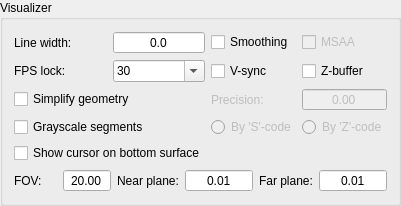
         <widget class="QGroupBox" name="grpVisualizer">
          <property name="title">
           <string>Visualizer</string>
          </property>
          <layout class="QVBoxLayout" name="verticalLayout_2">
           <item>
            <layout class="QGridLayout" name="gridLayout_5">
             <property name="horizontalSpacing">
              <number>6</number>
             </property>
             <item row="1" column="0">
              <layout class="QHBoxLayout" name="horizontalLayout_7">
               <item>
                <widget class="QLabel" name="labFpsLock">
                 <property name="text">
                  <string>FPS lock:</string>
                 </property>
                </widget>
               </item>
               <item>
                <widget class="QComboBox" name="cboFpsLock">
                 <property name="inputMethodHints">
                  <set>Qt::InputMethodHint::ImhDigitsOnly|Qt::InputMethodHint::ImhFormattedNumbersOnly</set>
                 </property>
                 <property name="editable">
                  <bool>true</bool>
                 </property>
                 <item>
                  <property name="text">
                   <string>30</string>
                  </property>
                 </item>
                 <item>
                  <property name="text">
                   <string>60</string>
                  </property>
                 </item>
                 <item>
                  <property name="text">
                   <string>120</string>
                  </property>
                 </item>
                </widget>
               </item>
              </layout>
             </item>
             <item row="4" column="0">
              <widget class="QCheckBox" name="chkShow3dCursor">
               <property name="text">
                <string>Show cursor on bottom surface</string>
               </property>
              </widget>
             </item>
             <item row="0" column="3">
              <widget class="QCheckBox" name="chkMSAA">
               <property name="enabled">
                <bool>false</bool>
               </property>
               <property name="text">
                <string>MSAA</string>
               </property>
              </widget>
             </item>
             <item row="3" column="3">
              <widget class="QRadioButton" name="radGrayscaleSegmentsByZ">
               <property name="enabled">
                <bool>false</bool>
               </property>
               <property name="text">
                <string>By 'Z'-code</string>
               </property>
               <property name="autoExclusive">
                <bool>false</bool>
               </property>
               <attribute name="buttonGroup">
                <string notr="true">grpGrayscaleSegments</string>
               </attribute>
              </widget>
             </item>
             <item row="1" column="3">
              <widget class="QCheckBox" name="chkZBuffer">
               <property name="text">
                <string>Z-buffer</string>
               </property>
              </widget>
             </item>
             <item row="2" column="2">
              <widget class="QLabel" name="lblSimpilyPrecision">
               <property name="enabled">
                <bool>false</bool>
               </property>
               <property name="text">
                <string>Precision:</string>
               </property>
              </widget>
             </item>
             <item row="0" column="0">
              <layout class="QHBoxLayout" name="horizontalLayout_4">
               <item>
                <widget class="QLabel" name="label_5">
                 <property name="text">
                  <string>Line width:</string>
                 </property>
                </widget>
               </item>
               <item>
                <widget class="QDoubleSpinBox" name="txtLineWidth">
                 <property name="alignment">
                  <set>Qt::AlignmentFlag::AlignCenter</set>
                 </property>
                 <property name="buttonSymbols">
                  <enum>QAbstractSpinBox::ButtonSymbols::NoButtons</enum>
                 </property>
                 <property name="decimals">
                  <number>1</number>
                 </property>
                 <property name="maximum">
                  <double>9.000000000000000</double>
                 </property>
                </widget>
               </item>
              </layout>
             </item>
             <item row="0" column="2">
              <widget class="QCheckBox" name="chkAntialiasing">
               <property name="text">
                <string>Smoothing</string>
               </property>
              </widget>
             </item>
             <item row="3" column="2">
              <widget class="QRadioButton" name="radGrayscaleSegmentsByS">
               <property name="enabled">
                <bool>false</bool>
               </property>
               <property name="text">
                <string>By 'S'-code</string>
               </property>
               <property name="autoExclusive">
                <bool>false</bool>
               </property>
               <attribute name="buttonGroup">
                <string notr="true">grpGrayscaleSegments</string>
               </attribute>
              </widget>
             </item>
             <item row="3" column="0">
              <widget class="QCheckBox" name="chkGrayscaleSegments">
               <property name="text">
                <string>Grayscale segments</string>
               </property>
              </widget>
             </item>
             <item row="2" column="3">
              <widget class="QDoubleSpinBox" name="txtSimplifyPrecision">
               <property name="enabled">
                <bool>false</bool>
               </property>
               <property name="alignment">
                <set>Qt::AlignmentFlag::AlignCenter</set>
               </property>
               <property name="buttonSymbols">
                <enum>QAbstractSpinBox::ButtonSymbols::NoButtons</enum>
               </property>
               <property name="decimals">
                <number>2</number>
               </property>
               <property name="maximum">
                <double>99.000000000000000</double>
               </property>
              </widget>
             </item>
             <item row="1" column="2">
              <widget class="QCheckBox" name="chkVSync">
               <property name="text">
                <string>V-sync</string>
               </property>
              </widget>
             </item>
             <item row="2" column="0">
              <widget class="QCheckBox" name="chkSimplifyGeometry">
               <property name="text">
                <string>Simplify geometry</string>
               </property>
              </widget>
             </item>
            </layout>
           </item>
           <item>
            <layout class="QHBoxLayout" name="horizontalLayout_1">
             <item>
              <widget class="QLabel" name="lblVisualizerFov">
               <property name="text">
                <string>FOV:</string>
               </property>
              </widget>
             </item>
             <item>
              <widget class="QDoubleSpinBox" name="txtFieldOfView">
               <property name="alignment">
                <set>Qt::AlignmentFlag::AlignCenter</set>
               </property>
               <property name="buttonSymbols">
                <enum>QAbstractSpinBox::ButtonSymbols::NoButtons</enum>
               </property>
               <property name="decimals">
                <number>2</number>
               </property>
               <property name="minimum">
                <double>20.000000000000000</double>
               </property>
               <property name="maximum">
                <double>179.000000000000000</double>
               </property>
              </widget>
             </item>
             <item>
              <widget class="QLabel" name="lblVisualizerNearPlane">
               <property name="text">
                <string>Near plane:</string>
               </property>
              </widget>
             </item>
             <item>
              <widget class="QDoubleSpinBox" name="txtNearPlane">
               <property name="alignment">
                <set>Qt::AlignmentFlag::AlignCenter</set>
               </property>
               <property name="buttonSymbols">
                <enum>QAbstractSpinBox::ButtonSymbols::NoButtons</enum>
               </property>
               <property name="decimals">
                <number>2</number>
               </property>
               <property name="minimum">
                <double>0.010000000000000</double>
               </property>
               <property name="maximum">
                <double>100000.000000000000000</double>
               </property>
              </widget>
             </item>
             <item>
              <widget class="QLabel" name="lblVisualizerFarPlane">
               <property name="text">
                <string>Far plane:</string>
               </property>
              </widget>
             </item>
             <item>
              <widget class="QDoubleSpinBox" name="txtFarPlane">
               <property name="alignment">
                <set>Qt::AlignmentFlag::AlignCenter</set>
               </property>
               <property name="buttonSymbols">
                <enum>QAbstractSpinBox::ButtonSymbols::NoButtons</enum>
               </property>
               <property name="decimals">
                <number>2</number>
               </property>
               <property name="minimum">
                <double>0.010000000000000</double>
               </property>
               <property name="maximum">
                <double>100000.000000000000000</double>
               </property>
              </widget>
             </item>
            </layout>
           </item>
          </layout>
         </widget>
